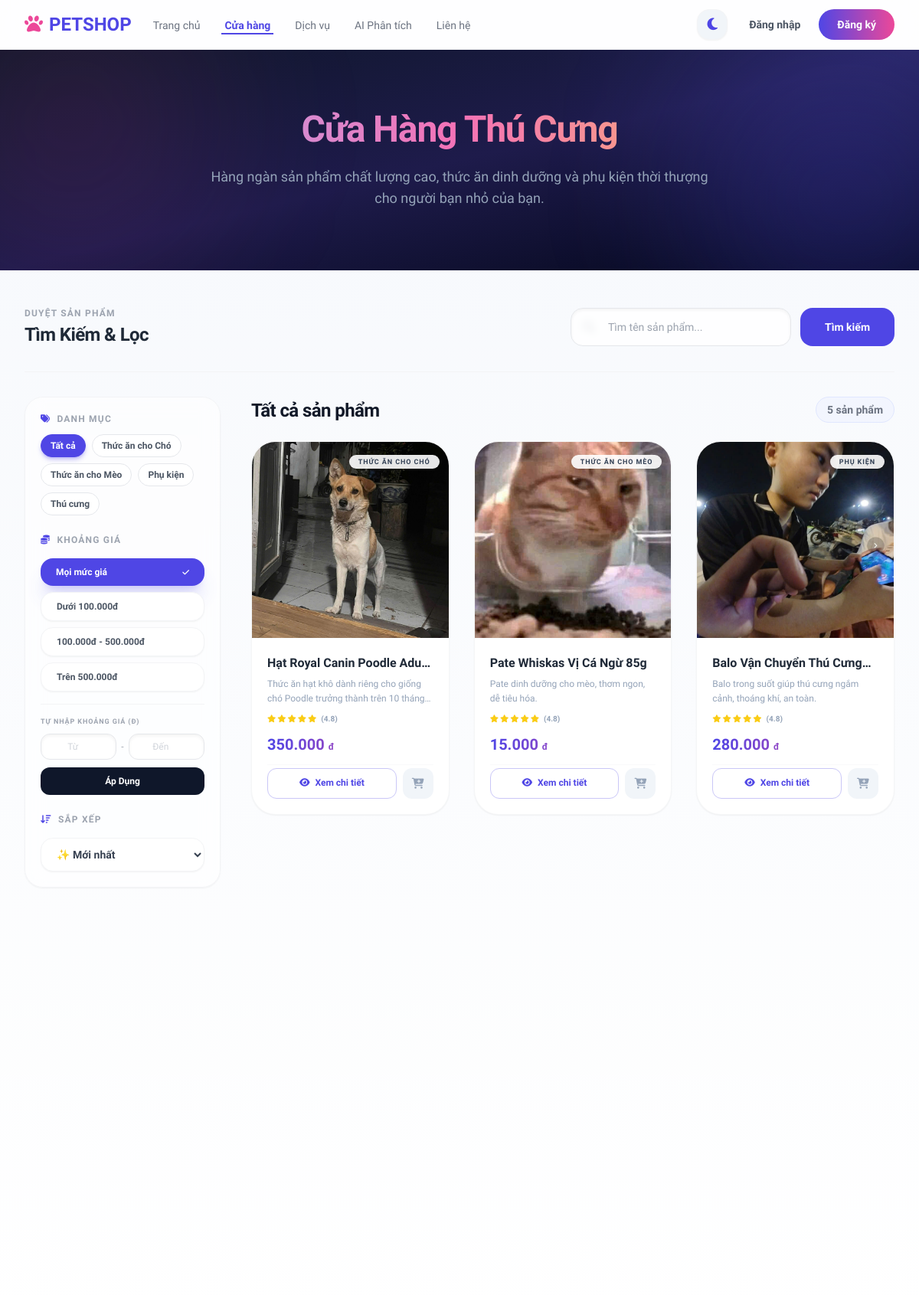
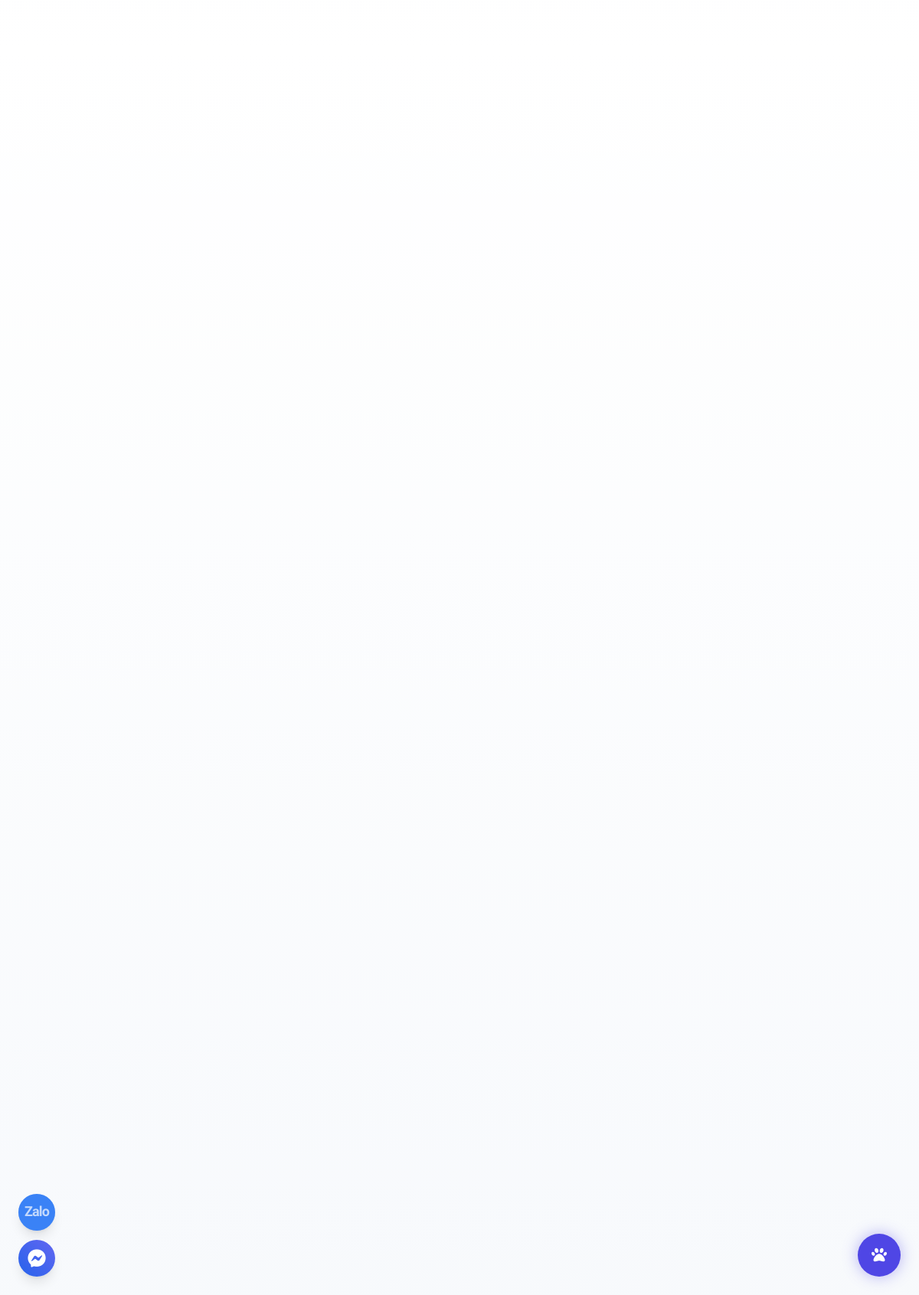
/product, run on the app's committed database (2 pictures, top to bottom).
### tables this page shows
CREATE TABLE `categories` (
  `id` INT AUTO_INCREMENT PRIMARY KEY,
  `name` VARCHAR(100) NOT NULL,
  `type` ENUM('product', 'service') NOT NULL,
  `description` TEXT
);

CREATE TABLE `products` (
  `id` INT AUTO_INCREMENT PRIMARY KEY,
  `category_id` INT,
  `name` VARCHAR(200) NOT NULL,
  `description` TEXT,
  `price` DECIMAL(10,2) NOT NULL,
  `stock_quantity` INT DEFAULT 0,
  `image` VARCHAR(255),
  `created_at` TIMESTAMP DEFAULT CURRENT_TIMESTAMP,
  FOREIGN KEY (`category_id`) REFERENCES `categories`(`id`) ON DELETE SET NULL
);

### app/views/product/index.php (the view, shortened to what the rows shown need)
<?php if(!isset($_GET['ajax'])) require APPROOT . '/views/inc/header.php'; ?>
<?php
if (!function_exists('buildProductUrl')) {
    function buildProductUrl($data, $changes = []) {
        $params = $data['params'];
        foreach ($changes as $key => $val) {
            $params[$key] = $val;
        }
        return URLROOT . '/product?' . http_build_query($params);
    }
}
?>
<div class="bg-gradient-to-b from-indigo-50/20 via-white to-indigo-50/10 min-h-screen">
    <div class="bg-gradient-to-br from-slate-900 via-indigo-950 to-slate-950 relative overflow-hidden py-20">
        <div class="max-w-7xl mx-auto px-4 sm:px-6 lg:px-8 relative z-10 text-center">
            <h1 class="text-4xl md:text-5xl font-black text-transparent bg-clip-text bg-gradient-to-r from-indigo-300 via-pink-400 to-amber-300 tracking-tight mb-4 animate-pulse pb-2">Cửa Hàng Thú Cưng</h1>
        </div>
    </div>
    <div id="catalog" class="max-w-7xl mx-auto py-12 px-4 sm:px-6 lg:px-8">
        <div class="flex flex-col md:flex-row md:items-center justify-between pb-8 mb-8 gap-4 border-b border-gray-100 dark:border-slate-800">
            <div>
                <h2 class="text-2xl font-black text-gray-800 dark:text-white tracking-tight">Tìm Kiếm & Lọc</h2>
            </div>
        </div>
        <div id="catalog-content" class="flex flex-col lg:flex-row gap-10 transition-opacity duration-300">
            <aside class="w-full lg:w-64 flex-shrink-0">
                <div class="space-y-6 sticky top-24 bg-white/60 dark:bg-slate-900/60 backdrop-blur-md p-5 rounded-3xl border border-gray-100 dark:border-slate-800 shadow-sm overflow-y-auto" style="max-height: calc(100vh - 7rem);">
                    <div>
                        <div class="flex flex-wrap gap-2">
                            <a href="<?php echo buildProductUrl($data, ['category' => '']); ?>"
                               class="px-3 py-1.5 rounded-full text-xs font-bold transition-all border <?php echo empty($data['params']['category']) ? 'bg-primary text-white border-primary shadow-md shadow-primary/30' : 'bg-white text-gray-600 hover:border-primary hover:text-primary border-gray-200'; ?>">
                                Tất cả
                            </a>
                            <?php foreach($data['categories'] as $cat): ?>
                                <a href="<?php echo buildProductUrl($data, ['category' => $cat->id]); ?>"
                                   class="px-3 py-1.5 rounded-full text-xs font-bold transition-all border <?php echo $data['params']['category'] == $cat->id ? 'bg-primary text-white border-primary shadow-md shadow-primary/30' : 'bg-white text-gray-600 hover:border-primary hover:text-primary border-gray-200'; ?>">
                                    <?php echo $cat->name; ?>
                                </a>
                            <?php endforeach; ?>
                        </div>
                    </div>
                </div>
            </aside>
            <div class="flex-1">
                <div class="mb-6 flex justify-between items-end">
                    <h2 class="text-xl md:text-2xl font-black text-gray-900 tracking-tight">
                        <?php
                            if(!empty($data['params']['category'])) {
                                foreach($data['categories'] as $cat) {
                                    if($cat->id == $data['params']['category']) {
                                        echo $cat->name;
                                        break;
                                    }
                                }
                            } elseif(!empty($data['params']['search'])) {
                                echo 'Kết quả tìm kiếm: "' . htmlspecialchars($data['params']['search']) . '"';
                            } else {
                                echo 'Tất cả sản phẩm';
                            }
                        ?>
                    </h2>
                </div>
                <?php if(empty($data['products'])): ?>
                    <div class="text-center py-20 bg-white rounded-3xl border border-gray-100 shadow-xl max-w-lg mx-auto p-8">
                        <i class="fa-solid fa-box-open text-6xl text-gray-300 mb-4 animate-bounce"></i>
                        <h3 class="text-xl font-black text-gray-900">Không tìm thấy sản phẩm nào</h3>
                        <p class="mt-2 text-gray-500 font-medium">Thử thay đổi bộ lọc hoặc từ khóa tìm kiếm.</p>
                        <a href="<?php echo URLROOT; ?>/product" class="mt-6 inline-flex items-center gap-2 px-6 py-3 bg-primary text-white font-black text-sm rounded-xl hover:bg-indigo-75 transition-all">Xóa bộ lọc</a>
                    </div>
                <?php else: ?>
                    <div class="grid grid-cols-1 gap-8 sm:grid-cols-2 lg:grid-cols-3">
                        <?php foreach($data['products'] as $product): ?>
                            <div class="group relative flex flex-col bg-white border border-gray-100/80 rounded-[32px] shadow-sm hover:shadow-2xl hover:-translate-y-1 transition-all duration-300 overflow-hidden reveal">
                                <div class="relative w-full aspect-square overflow-hidden bg-slate-50 border-b border-gray-50">
                                    <a href="<?php echo URLROOT; ?>/product/show/<?php echo $product->id; ?>">
                                        <img src="<?php echo !empty($product->image) ? URLROOT . '/public/images/' . $product->image : 'https://placehold.co/400x400?text=' . urlencode($product->name); ?>"
                                             alt="<?php echo $product->name; ?>"
                                             class="w-full h-full object-center object-cover group-hover:scale-105 transition-transform duration-500">
                                    </a>
                                    <div class="absolute top-3 right-3">
                                        <span class="px-3 py-1 bg-white/90 backdrop-blur-sm text-[9px] font-black uppercase tracking-widest text-slate-700 rounded-full shadow-sm">
                                            <?php echo $product->category_name ?? 'Phổ biến'; ?>
                                        </span>
                                    </div>
                                </div>
                                <div class="p-5 flex flex-col flex-1 gap-3">
                                    <div class="space-y-1.5 flex-1">
                                        <h3 class="text-base font-black text-gray-800 group-hover:text-primary transition-colors line-clamp-1">
                                            <a href="<?php echo URLROOT; ?>/product/show/<?php echo $product->id; ?>">
                                                <?php echo $product->name; ?>
                                            </a>
                                        </h3>
                                        <p class="text-xs text-slate-400 font-medium leading-relaxed line-clamp-2">
                                            <?php echo $product->description; ?>
                                        </p>
                                        <div class="flex items-center text-yellow-400 text-[10px] gap-0.5 pt-0.5">
                                            <i class="fa-solid fa-star"></i>
                                            <i class="fa-solid fa-star"></i>
                                            <i class="fa-solid fa-star"></i>
                                            <i class="fa-solid fa-star"></i>
                                            <i class="fa-solid fa-star"></i>
                                            <span class="text-slate-400 font-bold ml-1">(4.8)</span>
                                        </div>
                                    </div>
                                    <p class="text-xl font-black text-transparent bg-clip-text bg-gradient-to-r from-primary to-secondary">
                                        <?php echo number_format($product->price, 0, ',', '.'); ?> <span class="text-xs">đ</span>
                                    </p>
                                    <div class="flex gap-2 pt-1 border-t border-gray-50">
                                        <a href="<?php echo URLROOT; ?>/product/show/<?php echo $product->id; ?>"
                                           class="flex-1 py-2.5 text-center text-xs font-bold text-primary border border-primary/30 rounded-xl hover:bg-primary hover:text-white transition-all duration-200">
                                            <i class="fa-solid fa-eye mr-1"></i> Xem chi tiết
                                        </a>
                                        <?php if(isLoggedIn()): ?>
                                        <form action="<?php echo URLROOT; ?>/cart/add/<?php echo $product->id; ?>" method="POST">
                                            <input type="hidden" name="quantity" value="1">
                                            <button type="submit"
                                                    class="w-10 h-10 bg-gradient-to-r from-primary to-indigo-600 text-white rounded-xl flex items-center justify-center hover:scale-110 transition-all duration-200 shadow-md shadow-primary/20"
                                                    title="Thêm vào giỏ hàng">
                                                <i class="fa-solid fa-cart-plus text-sm"></i>
                                            </button>
                                        </form>
                                        <?php else: ?>
                                        <a href="<?php echo URLROOT; ?>/auth/login"
                                           class="w-10 h-10 bg-slate-100 text-slate-400 rounded-xl flex items-center justify-center hover:bg-primary hover:text-white transition-all duration-200"
                                           title="Đăng nhập để mua">
                                            <i class="fa-solid fa-cart-plus text-sm"></i>
                                        </a>
                                        <?php endif; ?>
                                    </div>
                                </div>
                            </div>
                        <?php endforeach; ?>
                    </div>
                <?php endif; ?>
            </div>
        </div>
    </div>
</div>
<?php if(!isset($_GET['ajax'])) require APPROOT . '/views/inc/footer.php'; ?>

### data on the page
categories: name "Thức ăn cho Chó"
categories: name "Thức ăn cho Mèo"
categories: name "Phụ kiện"
categories: name "Thú cưng"
products: image (picture), category.name "THỨC ĂN CHO CHÓ", name "Hạt Royal Canin Poodle…", description "Thức ăn hạt khô dành riêng cho giống chó Poodle trưởng thành trên 10…"
products: image (picture), category.name "THỨC ĂN CHO MÈO", name "Pate Whiskas Vị Cá Ngừ 85g", description "Pate dinh dưỡng cho mèo, thơm ngon, dễ tiêu hóa."
products: image (picture), category.name "PHỤ KIỆN", name "Balo Vận Chuyển Thú…", description "Balo trong suốt giúp thú cưng ngắm cảnh, thoáng khí, an toàn."

### other printed values
count($data['products']) "5"
